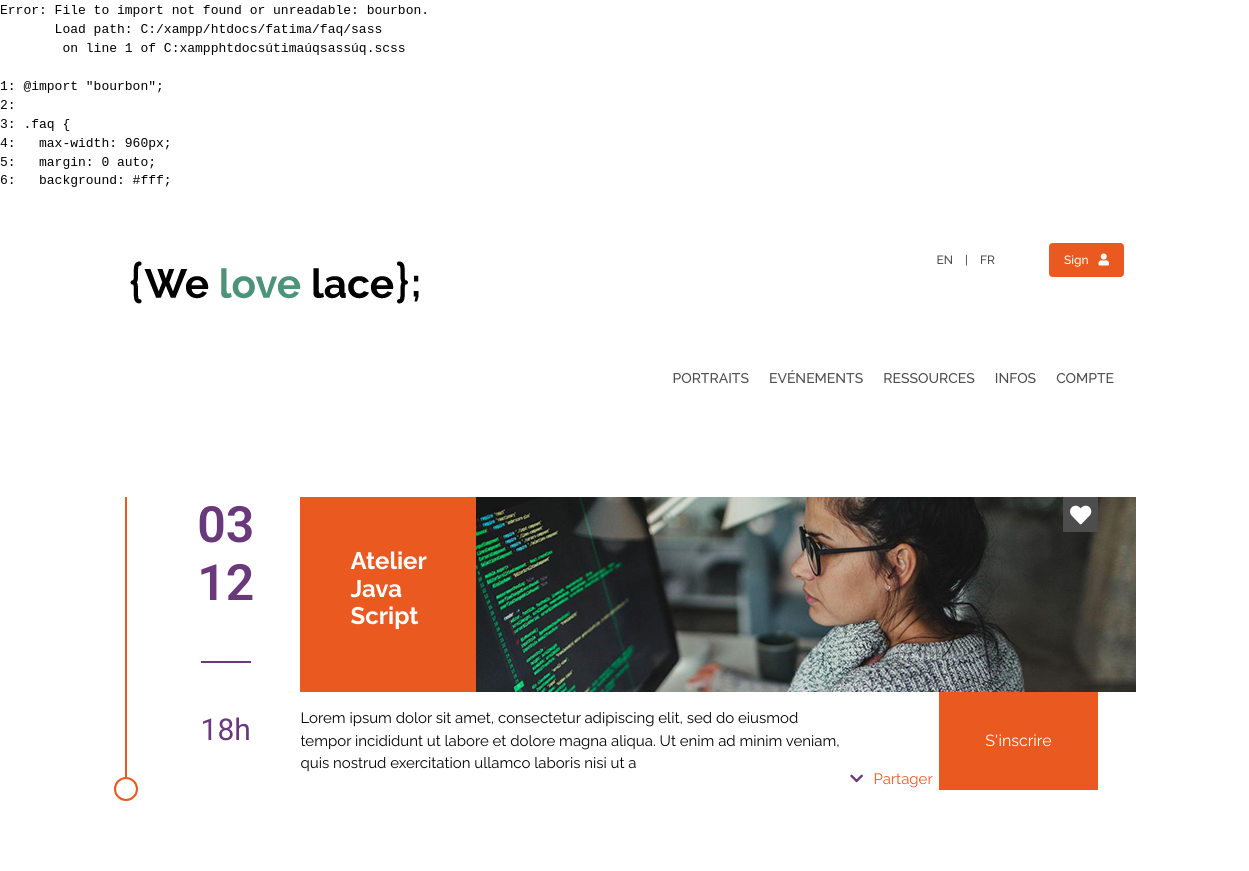
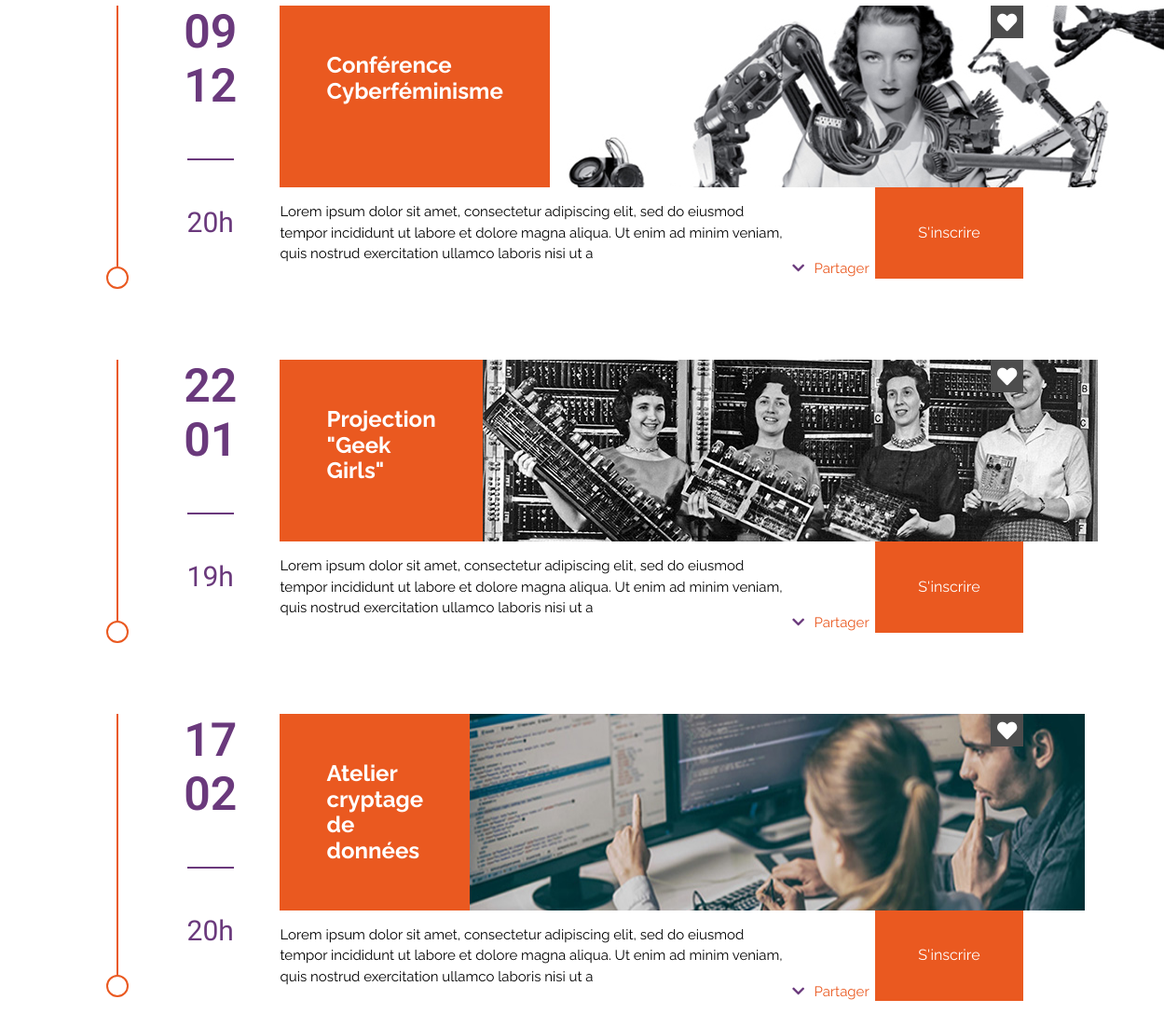
/juju/index.php?page=evenement, run on the app's committed database (2 pictures, top to bottom).
### tables this page shows
CREATE TABLE `t_evenement` (
  `id` smallint(6) NOT NULL,
  `nom` varchar(100) NOT NULL,
  `lieu` varchar(100) NOT NULL,
  `date` date NOT NULL,
  `heure` time NOT NULL,
  `description` text NOT NULL,
  `type` varchar(100) NOT NULL,
  `image` varchar(50) NOT NULL
);

### juju/pages/evenement.php (the view, shortened to what this page needs)
<?php
require_once('./config.php');
try {
    $pdo = new PDO(MYSQL_DSN, DB_USER, DB_PWD);
} catch (PDOExeption $e){
    echo $e->getMessage();
    $pdo = null ;
    die();
}
$sql = 'SELECT *, t_evenement.id as id, DATE_FORMAT(date, "%d") as jour, DATE_FORMAT(date, "%m") as mois FROM                   t_evenement';
$statement = $pdo->query($sql);
$t_evenement = $statement->fetchAll(PDO::FETCH_ASSOC);
?>
<div id="eventSection">
<?php
    for($i = 0; $i < count($t_evenement); $i++){
        $time = explode(":", $t_evenement[$i]['heure']);
        echo '<div class="eventParent"><div class="dateHeure"><div class="date"><p>'  . $t_evenement[$i]['jour'] . '</p><p>' . $t_evenement[$i]['mois'] . '</p></div><p>' . $time[0] . 'h</p></div>';
        echo '<div class="eventDetail"><div class="nomImg"><h2>' . $t_evenement[$i]['nom'] . '</h2>';
        if(isset($_SESSION['id'])) {
                if(in_array ($t_evenement[$i]['id'],$arrIds)) {
                    echo '<button data-id="' .  $t_evenement[$i]['id'] . '" class="like boutonLike" disable><i class="fas fa-heart fa-lg"></i></button>';
                }
                else {
                    echo '<button data-id="' .  $t_evenement[$i]['id'] . '" class="boutonLike"><i class="fas fa-heart fa-lg"></i></button>';
                }
        }
        else {
            echo '<button data-id="' .  $t_evenement[$i]['id'] . '"><i class="fas fa-heart fa-lg"></i></button>';
        }
        echo '<img src="./img/evenements/' . $t_evenement[$i]['image'] . '.jpg"></div><div class="descriptionIns"><div class="description"><p>' . substr($t_evenement[$i]['description'],0,200). '</p><button><i class="fas fa-chevron-right fa-rotate-90"></i></button><button class="facebook-share" data-js="facebook-share">Partager</button></div><button class="inscription" data-id="' .  $t_evenement[$i]['id'] . '">S\'inscrire</button></div></div></div>';
    }
?>

### juju/includes/header.php (shortened to what this page needs)
<!DOCTYPE html>
<html lang="en">
<head>
    <link rel="stylesheet" href="./style/normalize.css">
    <link rel="stylesheet" href="./style/jquery/magnific-popup.css">
    <link rel="stylesheet" href="./style/jquery/faq.css">
    <link rel="stylesheet" href="./style/stylejuju.css">
    <link rel="stylesheet" href="./style/fontAwesome/css/all.css">
</head>
<body>
    <div id="headerTop">
        <div id="logo">
           <img src="./img/logo/logo_nom.png" alt="">
        </div>
        <div id="leftLinks">
               <a href="">EN</a>
               <a href="">FR</a>
           <?php
            if (isset($_SESSION['pseudo'])) {
                echo '<a href="?session=session_logout">Sign out<i class="fas fa-user"></i></a>';
                echo '<p id="welcomePseudo">Bienvenue ' . $_SESSION['pseudo'] . ' You\'re badass !</p>';
            }
            else {
                echo '<a href="?session=inscriptionlogin">Sign<i class="fas fa-user"></i></a>';
            }
           ?>
        </div>
    </div>

### juju/index.php (shortened to what this page needs)
<?php
include("./includes/header.php");
$listePages = ['portraits', 'evenement', 'ressources', 'infos', 'compte'];
if (isset($_GET['page']) || isset($_GET['session'])) {
    if(isset($_GET['page']) && in_array($_GET['page'], $listePages)) {
        include("./includes/nav.php");
        include("pages/" . $_GET['page'] . ".php");
    }
}
else {
    include("./accueil.html");
}
include("./includes/footer.php");
?>

### juju/includes/nav.php (shortened to what this page needs)
<nav>
    <ul id="navigationMenu">
        <li><a href="?page=portraits">Portraits</a></li>
        <li><a href="?page=evenement">Evénements</a></li>
        <li><a href="?page=ressources">Ressources</a></li>
        <li><a href="?page=infos">Infos</a></li>
        <li><a href="?page=compte">Compte</a></li>
    </ul>
</nav>

### juju/includes/footer.php
</body>
</html>

### juju/style/stylejuju.css (style rules this page uses)
*, nav #navigationMenu { font-family: "Raleway"; }
#headerTop #leftLinks a:nth-of-type(3), .ressourceBtn, .ressourceChild .overlay .infoLink, .white-popup-block .lienBtn, #sign button { border-radius: 4px; padding: 10px 15px 10px 15px; }
#headerTop, nav, #portraitSection, #ressourceSection, #sign div, #eventSection, #info, #compteSection { width: 80%; margin-top: 50px; margin-left: auto; margin-right: auto; margin-bottom: 50px; }
#sign > div::before, .eventParent::before, #mailer::before, #map::before, #faqParent::before, #compteSection #profil::before { content: ''; display: inline-block; position: relative; top: 100%; left: -13px; width: 20px; height: 20px; border-radius: 50%; color: white; border: 2px solid #ea5920; }
* { box-sizing: border-box; }
#headerTop { margin-top: 20px; display: flex; justify-content: space-between; align-items: center; flex-wrap: wrap; }
#headerTop #logo { width: 200px; margin-top: 50px; }
#headerTop #leftLinks a { text-decoration: none; color: #4d4d4d; font-weight: 500; font-size: 12px; }
#headerTop #leftLinks a:nth-of-type(2)::before { content: "|"; padding: 10px; position: relative; left: -2px; }
#headerTop #leftLinks a:nth-of-type(3) { margin-left: 50px; background-color: #ea5920; color: #fff; }
#headerTop #leftLinks a:nth-of-type(3) i { padding-left: 10px; color: #fff; }
nav #navigationMenu { display: flex; justify-content: flex-end; }
nav #navigationMenu li { list-style-type: none; padding: 10px; }
nav #navigationMenu li a { padding-bottom: 30px; text-transform: uppercase; color: #4d4d4d; font-size: 14px; font-weight: 500; text-decoration: none; }
#eventSection { margin-top: 100px; }
.eventParent { padding: 0; display: flex; flex-wrap: wrap; border-left: 2px solid #ea5920; position: relative; height: 280px; margin-bottom: 100px; }
.dateHeure { margin: 0; display: flex; flex-direction: column; justify-content: space-between; align-items: center; width: 15%; height: 300px; color: #6a397c; }
.dateHeure .date { font-weight: 600; font-size: 50px; margin: 0; }
.dateHeure .date p { margin: 0; font-family: Roboto; }
.dateHeure > p { border-top: 2px solid #6a397c; padding-top: 50px; margin-bottom: 50px; font-size: 30px; font-weight: 400; font-family: Roboto; }
.eventDetail { width: 80%; }
.nomImg { margin: 0; display: flex; height: auto; position: relative; }
.nomImg h2 { background-color: #ea5920; color: white; width: 40%; margin: 0; padding: 50px; }
.nomImg img { width: 100%; margin: 0; }
.nomImg button { border: none; width: 35px; height: 35px; line-height: 35px; display: block; text-align: center; vertical-align: middle; position: absolute; right: 0; top: 0; color: white; background-color: #4d4d4d; }
.descriptionIns { margin: 0; display: flex; height: auto; }
.descriptionIns .description { font-size: 15px; line-height: 1.5; display: flex; width: 80%; }
.descriptionIns .description button { align-self: flex-end; color: #ea5920; border: none; background-color: white; }
.descriptionIns .description button i { color: #6a397c; }
.descriptionIns .inscription { width: 20%; background-color: #ea5920; border: none; color: white; text-decoration: none; padding: 20px; display: flex; align-items: center; justify-content: center; cursor: pointer; }

### data on the page
t_evenement: jour "03", mois "12", heure "18", nom "Atelier Java Script", image (picture), description "Lorem ipsum dolor sit amet, consectetur adipiscing elit, sed do eiusmod tempor incididunt ut labore et dolore magna aliqua. Ut enim ad minim veniam, quis nostrud exercitation ullamco laboris nisi ut a"
t_evenement: jour "09", mois "12", heure "20", nom "Conférence Cyberféminisme", image (picture), description "Lorem ipsum dolor sit amet, consectetur adipiscing elit, sed do eiusmod tempor incididunt ut labore et dolore magna aliqua. Ut enim ad minim veniam, quis nostrud exercitation ullamco laboris nisi ut a"
t_evenement: jour "22", mois "01", heure "19", nom "Projection \"Geek Girls\"", image (picture), description "Lorem ipsum dolor sit amet, consectetur adipiscing elit, sed do eiusmod tempor incididunt ut labore et dolore magna aliqua. Ut enim ad minim veniam, quis nostrud exercitation ullamco laboris nisi ut a"
t_evenement: jour "17", mois "02", heure "20", nom "Atelier cryptage de données", image (picture), description "Lorem ipsum dolor sit amet, consectetur adipiscing elit, sed do eiusmod tempor incididunt ut labore et dolore magna aliqua. Ut enim ad minim veniam, quis nostrud exercitation ullamco laboris nisi ut a"
